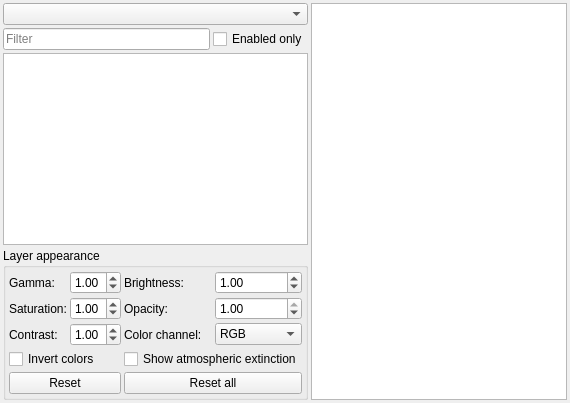
        <widget class="QWidget" name="page_surveys">
         <layout class="QGridLayout" name="gridLayout_21">
          <property name="leftMargin">
           <number>3</number>
          </property>
          <property name="topMargin">
           <number>3</number>
          </property>
          <property name="rightMargin">
           <number>3</number>
          </property>
          <property name="bottomMargin">
           <number>3</number>
          </property>
          <property name="spacing">
           <number>3</number>
          </property>
          <item row="0" column="2" rowspan="4">
           <widget class="QTextBrowser" name="surveysTextBrowser">
            <property name="openExternalLinks">
             <bool>true</bool>
            </property>
           </widget>
          </item>
          <item row="1" column="0">
           <widget class="QLineEdit" name="surveysFilter">
            <property name="placeholderText">
             <string>Filter</string>
            </property>
            <property name="clearButtonEnabled">
             <bool>true</bool>
            </property>
           </widget>
          </item>
          <item row="1" column="1">
           <widget class="QCheckBox" name="listOnlyEnabledSurveys">
            <property name="text">
             <string comment="Short for &quot;list only enabled surveys&quot;">Enabled only</string>
            </property>
           </widget>
          </item>
          <item row="0" column="0" colspan="2">
           <widget class="QComboBox" name="surveyTypeComboBox"/>
          </item>
          <item row="2" column="0" colspan="2">
           <widget class="QTreeWidget" name="surveysTreeWidget">
            <property name="horizontalScrollBarPolicy">
             <enum>Qt::ScrollBarAlwaysOff</enum>
            </property>
            <property name="rootIsDecorated">
             <bool>false</bool>
            </property>
            <property name="headerHidden">
             <bool>true</bool>
            </property>
            <column>
             <property name="text">
              <string/>
             </property>
            </column>
           </widget>
          </item>
          <item row="3" column="0" colspan="2">
           <widget class="QGroupBox" name="hipsSettingsGroupBox">
            <property name="title">
             <string>Layer appearance</string>
            </property>
            <layout class="QGridLayout" name="gridLayout_hipsSettings">
             <property name="leftMargin">
              <number>3</number>
             </property>
             <property name="topMargin">
              <number>3</number>
             </property>
             <property name="rightMargin">
              <number>3</number>
             </property>
             <property name="bottomMargin">
              <number>3</number>
             </property>
             <property name="spacing">
              <number>3</number>
             </property>
             <item row="0" column="0">
              <widget class="QLabel" name="hipsGammaLabel">
               <property name="text">
                <string>Gamma:</string>
               </property>
              </widget>
             </item>
             <item row="0" column="1">
              <widget class="QDoubleSpinBox" name="hipsGammaDoubleSpinBox">
               <property name="decimals">
                <number>2</number>
               </property>
               <property name="minimum">
                <double>0.100000000000000</double>
               </property>
               <property name="maximum">
                <double>5.000000000000000</double>
               </property>
               <property name="singleStep">
                <double>0.100000000000000</double>
               </property>
               <property name="value">
                <double>1.000000000000000</double>
               </property>
              </widget>
             </item>
             <item row="1" column="0">
              <widget class="QLabel" name="hipsSaturationLabel">
               <property name="text">
                <string>Saturation:</string>
               </property>
              </widget>
             </item>
             <item row="1" column="1">
              <widget class="QDoubleSpinBox" name="hipsSaturationDoubleSpinBox">
               <property name="decimals">
                <number>2</number>
               </property>
               <property name="minimum">
                <double>0.000000000000000</double>
               </property>
               <property name="maximum">
                <double>3.000000000000000</double>
               </property>
               <property name="singleStep">
                <double>0.100000000000000</double>
               </property>
               <property name="value">
                <double>1.000000000000000</double>
               </property>
              </widget>
             </item>
             <item row="0" column="2">
              <widget class="QLabel" name="hipsBrightnessLabel">
               <property name="text">
                <string>Brightness:</string>
               </property>
              </widget>
             </item>
             <item row="0" column="3">
              <widget class="QDoubleSpinBox" name="hipsBrightnessDoubleSpinBox">
               <property name="decimals">
                <number>2</number>
               </property>
               <property name="minimum">
                <double>0.000000000000000</double>
               </property>
               <property name="maximum">
                <double>5.000000000000000</double>
               </property>
               <property name="singleStep">
                <double>0.100000000000000</double>
               </property>
               <property name="value">
                <double>1.000000000000000</double>
               </property>
              </widget>
             </item>
             <item row="1" column="2">
              <widget class="QLabel" name="hipsOpacityLabel">
               <property name="text">
                <string>Opacity:</string>
               </property>
              </widget>
             </item>
             <item row="1" column="3">
              <widget class="QDoubleSpinBox" name="hipsOpacityDoubleSpinBox">
               <property name="decimals">
                <number>2</number>
               </property>
               <property name="minimum">
                <double>0.000000000000000</double>
               </property>
               <property name="maximum">
                <double>1.000000000000000</double>
               </property>
               <property name="singleStep">
                <double>0.050000000000000</double>
               </property>
               <property name="value">
                <double>1.000000000000000</double>
               </property>
              </widget>
             </item>
             <item row="2" column="0">
              <widget class="QLabel" name="hipsContrastLabel">
               <property name="text">
                <string>Contrast:</string>
               </property>
              </widget>
             </item>
             <item row="2" column="1">
              <widget class="QDoubleSpinBox" name="hipsContrastDoubleSpinBox">
               <property name="decimals">
                <number>2</number>
               </property>
               <property name="minimum">
                <double>0.000000000000000</double>
               </property>
               <property name="maximum">
                <double>5.000000000000000</double>
               </property>
               <property name="singleStep">
                <double>0.100000000000000</double>
               </property>
               <property name="value">
                <double>1.000000000000000</double>
               </property>
              </widget>
             </item>
             <item row="2" column="2">
              <widget class="QLabel" name="hipsColorChannelLabel">
               <property name="text">
                <string>Color channel:</string>
               </property>
              </widget>
             </item>
             <item row="2" column="3">
              <widget class="QComboBox" name="hipsColorChannelComboBox">
               <item>
                <property name="text">
                 <string>RGB</string>
                </property>
               </item>
               <item>
                <property name="text">
                 <string>Red</string>
                </property>
               </item>
               <item>
                <property name="text">
                 <string>Green</string>
                </property>
               </item>
               <item>
                <property name="text">
                 <string>Blue</string>
                </property>
               </item>
              </widget>
             </item>
             <item row="3" column="0" colspan="2">
              <widget class="QCheckBox" name="hipsInvertedColorsCheckBox">
               <property name="text">
                <string>Invert colors</string>
               </property>
              </widget>
             </item>
             <item row="3" column="2" colspan="2">
              <widget class="QCheckBox" name="hipsAtmosphericExtinctionCheckBox">
               <property name="text">
                <string>Show atmospheric extinction</string>
               </property>
              </widget>
             </item>
             <item row="4" column="0" colspan="2">
              <widget class="QPushButton" name="hipsResetPushButton">
               <property name="text">
                <string>Reset</string>
               </property>
              </widget>
             </item>
             <item row="4" column="2" colspan="2">
              <widget class="QPushButton" name="hipsResetAllPushButton">
               <property name="text">
                <string>Reset all</string>
               </property>
              </widget>
             </item>
            </layout>
           </widget>
          </item>
         </layout>
        </widget>
